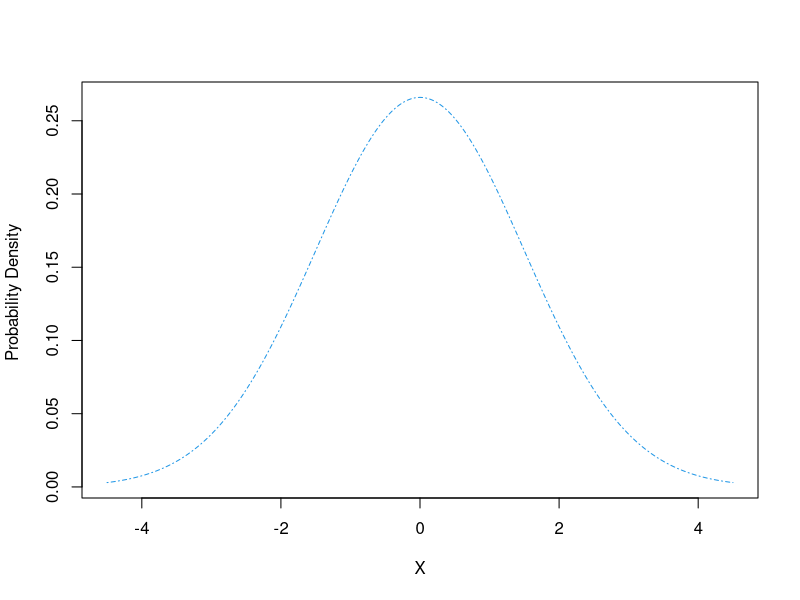
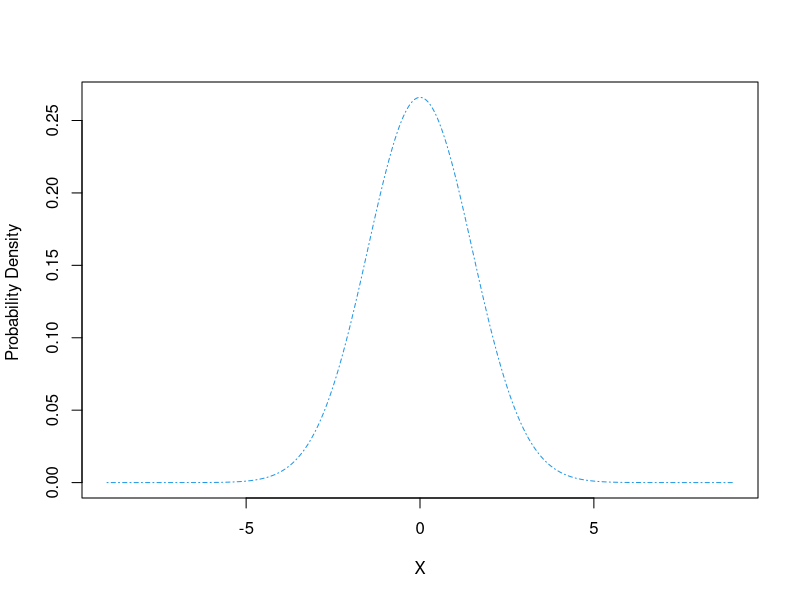
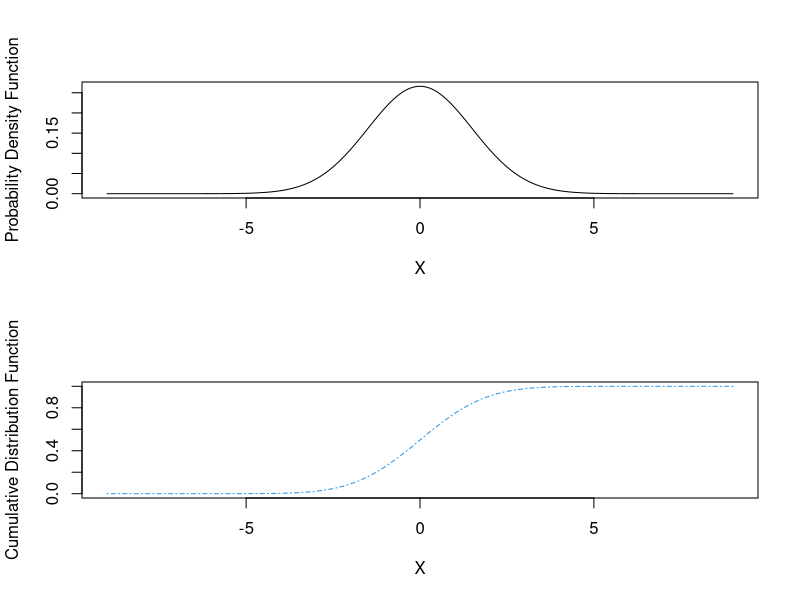
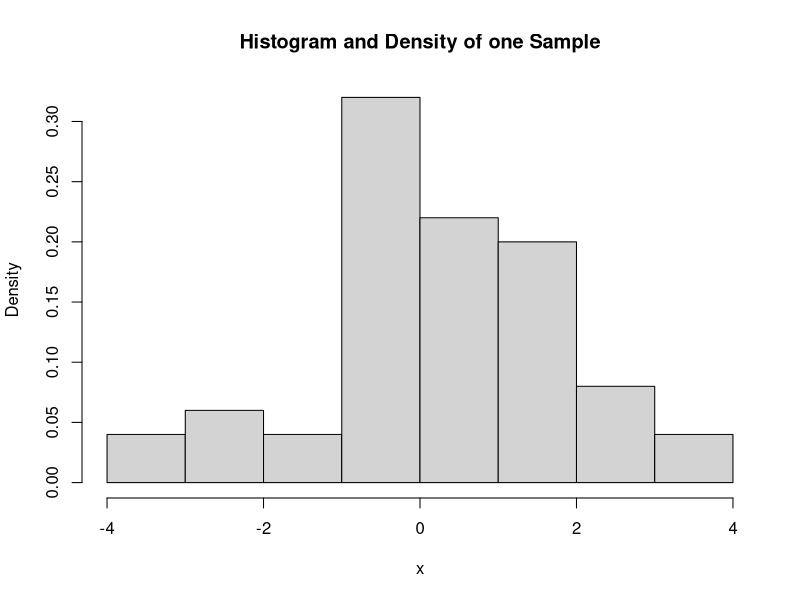
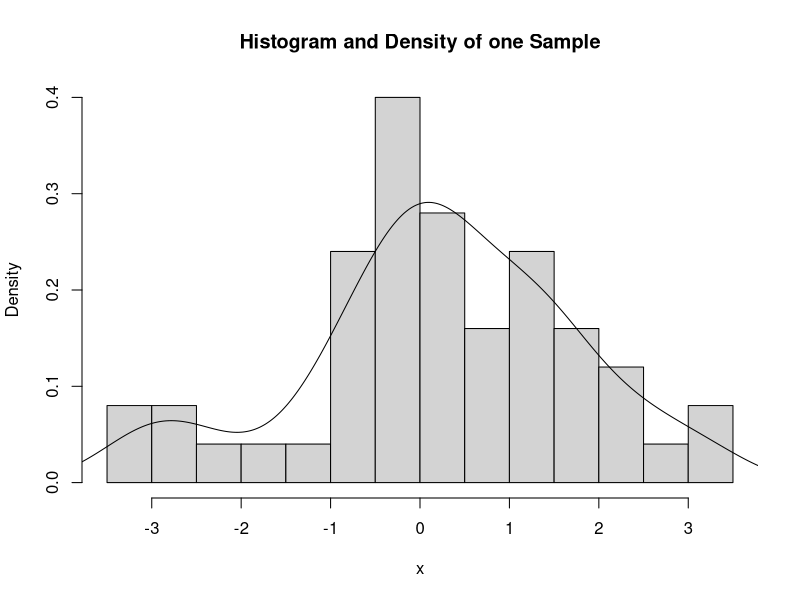
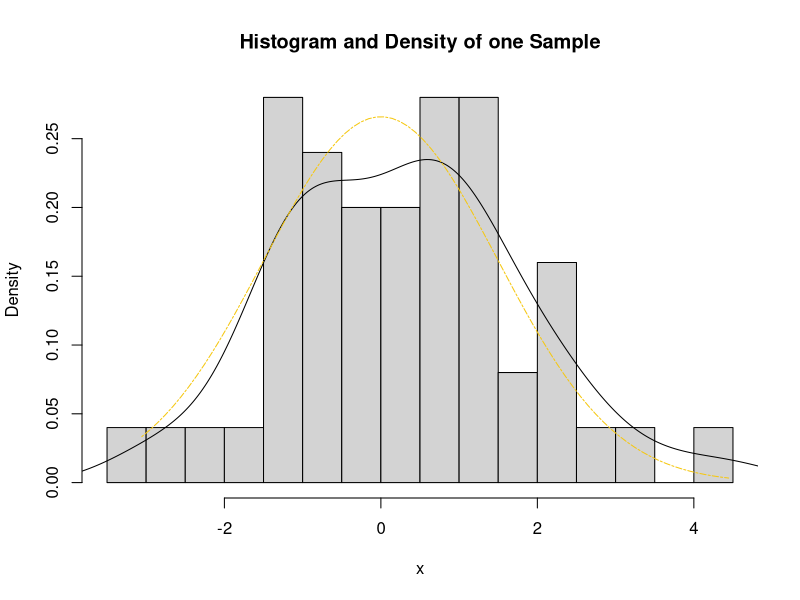
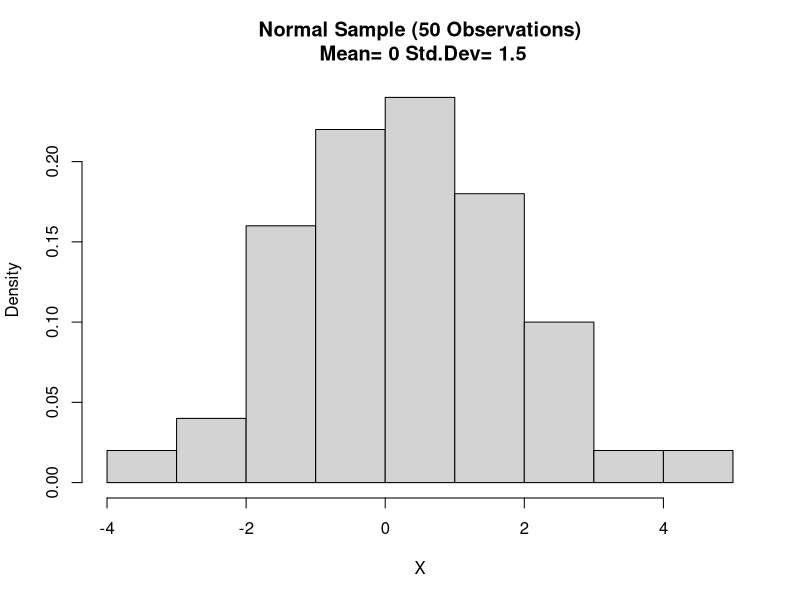
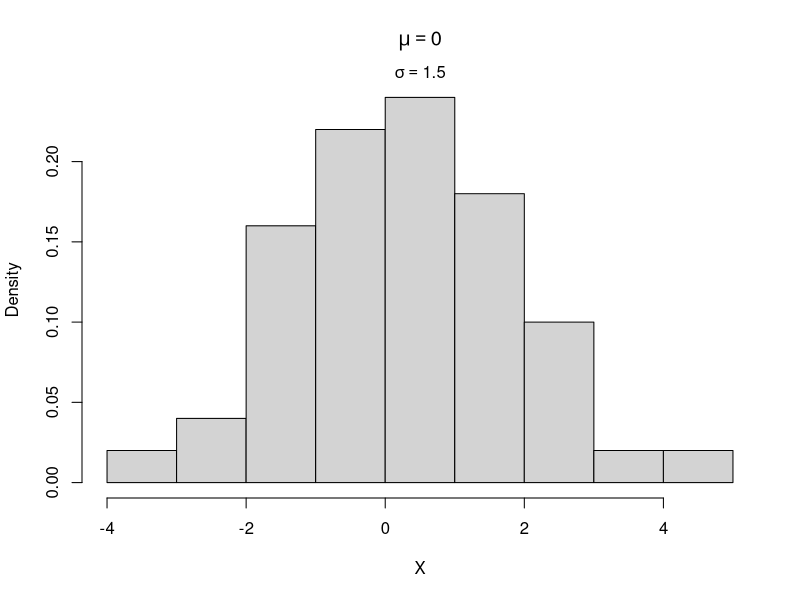

These figures' R source, in order:
## Filename: plot-Normal-1.R
## Paul Johnson March 31, 2008

## This code
## should be available somewhere in
## http://pj.freefaculty.org/R/WorkingExamples.  If it is not email
## me <pauljohn@ku.edu>



mymean <- 0

mystd <- 1.5

myx <- seq( mymean - 3*mystd,  mymean+ 3*mystd, length.out = 500)


myDensity <- dnorm(myx,mean = mymean,sd = mystd)

plot(myx, myDensity, type = "n", xlab = "X", ylab = "Probability Density ")

lines(myx,myDensity,lty = 4, col = 4) ### change line type & color if you want


#maybe broaden out x

myx <- seq( mymean - 6*mystd,  mymean+ 6*mystd, length.out = 500)

myDensity <- dnorm(myx,mean = mymean,sd = mystd)
plot(myx, myDensity, type = "n", xlab = "X", ylab = "Probability Density ")

lines(myx,myDensity,lty = 4, col = 4) ### change line type & color if you want



par(mfcol = c(2,1))


plot(myx,  myDensity, type = "n",  xlab = "X", ylab = "Probability Density Function")
lines(myx, myDensity )

myCumulProb <- pnorm(myx, mean = mymean, sd = mystd)
plot(myx, myCumulProb, type = "n", xlab = "X", ylab = "Cumulative Distribution Function")
lines(myx,myCumulProb,lty = 4, col = 4) ### change line type & color if you want


par(mfcol = c(1,1))




# What does one random sample from this distribution look like?

mySample <- rnorm(50, mean = mymean, sd = mystd)
hist(mySample, freq = FALSE, xlab = "x", main = "Histogram and Density of one Sample")
hist(mySample, freq = FALSE, xlab = "x", main = "Histogram and Density of one Sample", breaks = 20)

lines(density(mySample))



# Compare against true probabilities
## 4 lines simply re-do previous 4, in case you closed the graph already.
mySample <- rnorm(50, mean = mymean, sd = mystd)
hist(mySample, freq = FALSE, xlab = "x", main = "Histogram and Density of one Sample", breaks = 20)
lines(density(mySample))

xrange <- seq(min(mySample), max(mySample), by = 0.1)
trueProbs <- dnorm(xrange,mean = mymean,sd = mystd)

lines( xrange, trueProbs, lty = 6, col = 7)




hist (mySample, freq = FALSE, xlab = "X", main= paste("Normal Sample (50 Observations)\n Mean=", mymean, "Std.Dev=", mystd))



t1 <-  bquote( mu== .(mymean))

t2 <-  bquote( sigma== .(mystd))


hist (mySample, freq = FALSE, xlab = "X", main = t1 )

## Can't figure how to combine t1 and t2 into plot title

## Can drop sigma in as margin text, though, on side 3.
mtext(t2, 3)
